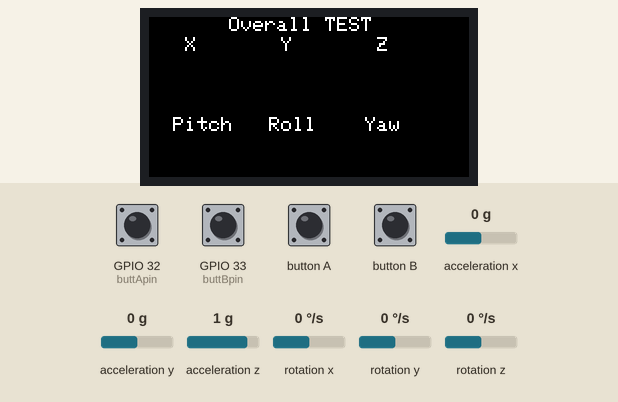
A sketch run on a simulated ESP32. Parts: 160×80 colour display. The test bench sets the inputs (shaded band); at power-on: acceleration x 0 g, acceleration y 0 g, acceleration z 1 g, GPIO 32 (buttApin) LOW, GPIO 33 (buttBpin) LOW, rotation x 0 °/s, rotation y 0 °/s, rotation z 0 °/s. What the sketch prints to the serial monitor is not drawn.

Above: at 1.3 s.
1.4 s: button A pressed for 0.15 s
At 1.7 s:
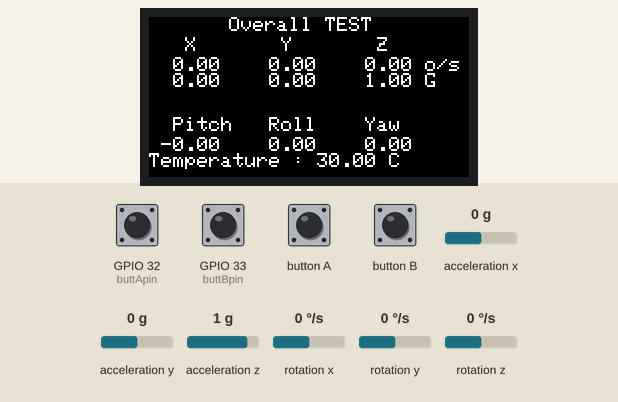
3.0 s: acceleration x set to -1.4 g
At 4.1 s:
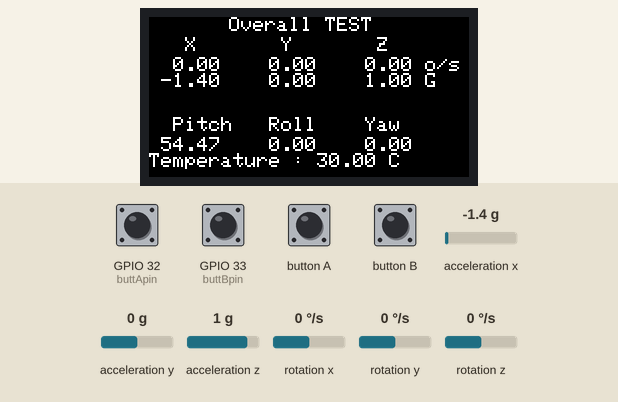
4.5 s: acceleration y set to -1.4 g
At 5.5 s:
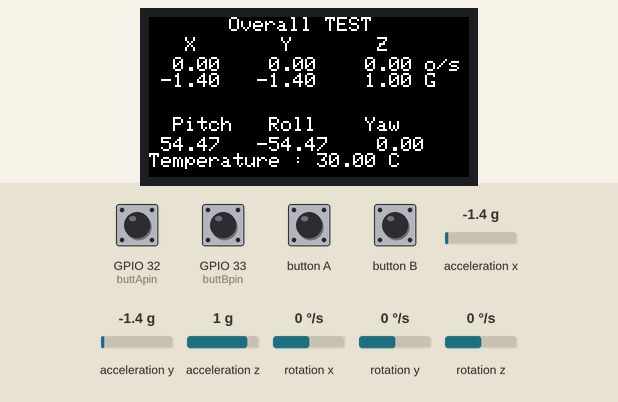
6.0 s: acceleration x set to 0 g
At 7.2 s:
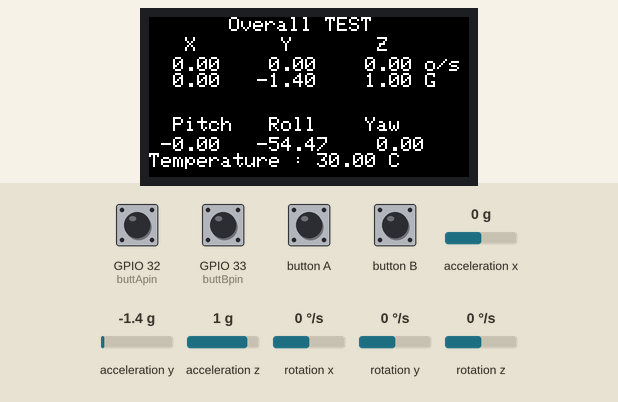
7.5 s: acceleration z set to -1.4 g
At 8.0 s:
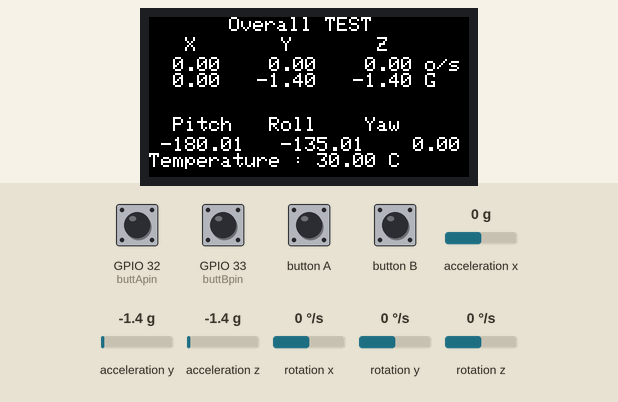
Timing chart, 0 to 10.5 s (numbered marks = the images above; inputs shaded):
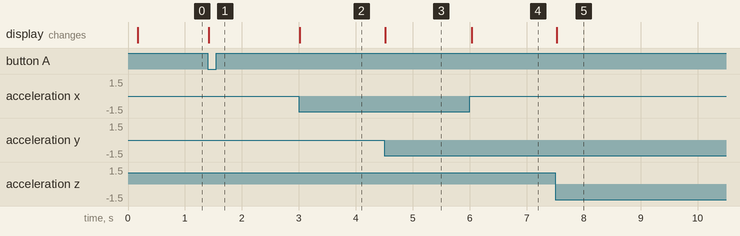

The sketch:

ibutt_translator.ino
```cpp
#include <M5StickC.h>
// #include <Keyboard.h>
// #include <hidkeyboard.h>
// #include <TinyUSB_Mouse_and_Keyboard.h>
using namespace std;
// using namespace esptinyusb;
// USBkeyboard Keyboard;

float accX = 0.0F;
float accY = 0.0F;
float accZ = 0.0F;

float gyroX = 0.0F;
float gyroY = 0.0F;
float gyroZ = 0.0F;

float pitch = 0.0F;
float roll = 0.0F;
float yaw = 0.0F;

static const uint8_t buttBpin = 33;
static const uint8_t buttApin = 32;
int prog_pause = 1;

string rolling = "Flat";
string pitching = "Flat";
string Astr = "No press";
string Bstr = "No press";

void keywrites(){
  if (rolling == "left"){
    // Keyboard.press(KEY_LEFT_ARROW);

  }
  else if (rolling == "right"){
    // Keyboard.press(KEY_RIGHT_ARROW);
  }
  else {}

  if (pitching == "front"){
    // Keyboard.press(KEY_UP_ARROW);
  }
  else if (pitching == "back"){
    // Keyboard.press(KEY_BACK_ARROW);
  }
  else {}

  // Other buttons
  if (Astr=="pressed"){
    // Keyboard.press(KEY_LEFT_SHIFT);
  }

  if (Bstr=="pressed") {
  // Keyboard.press(KEY_LEFT_CTRL)
  }
}

void butt_pause(){
  if(prog_pause == 1){
    prog_pause = 0;
  }
  else{
    prog_pause = 1;
  }
}

void setup() {
  M5.begin();
  pinMode(buttBpin, INPUT);
  pinMode(buttApin, INPUT);
  M5.Lcd.fillScreen(BLACK);
  M5.Axp.ScreenBreath(15);
  M5.update();
  M5.IMU.Init();
  M5.Lcd.setRotation(1);
  M5.Lcd.setCursor(40, 0);
  M5.Lcd.println("Overall TEST");
  M5.Lcd.setCursor(0, 10);
  M5.Lcd.println("   X       Y       Z");
  M5.Lcd.setCursor(0, 50);
  M5.Lcd.println("  Pitch   Roll    Yaw");
  Serial.begin(115200);
  // Keyboard.begin();
  // Keyboard.init();
  // Keyboard.begin(3);

}

void loop() {
  while(prog_pause == 1){
    if(digitalRead(M5_BUTTON_HOME) == 0){
      butt_pause();
    }
  }
  rolling = "Flat";
  pitching = "Flat";
  float temp = 0;

  M5.IMU.getGyroData(&gyroX, &gyroY, &gyroZ);
  M5.IMU.getAccelData(&accX, &accY, &accZ);
  M5.IMU.getAhrsData(&pitch, &roll, &yaw);
  M5.IMU.getTempData(&temp);

  int buttApress;
  int buttBpress;
  buttApress = !digitalRead(buttApin);
  buttBpress = !digitalRead(buttBpin);
  Astr = "No press";
  Bstr = "No press";

  if (buttApress == 1) {
    Astr = "Pressed";
  }
  else {
    Astr = "No press";
  }

  if (buttBpress == 1) {
    Bstr = "Pressed";
  }
  else {
    Bstr = "No press";
  }

  M5.Lcd.setCursor(0, 20);
  M5.Lcd.printf("%6.2f  %6.2f  %6.2f o/s\n", gyroX, gyroY, gyroZ);
  M5.Lcd.printf(" %5.2f   %5.2f   %5.2f G\n\n\n\n", accX, accY, accZ);
  M5.Lcd.printf(" %5.2f   %5.2f   %5.2f\n", pitch, roll, yaw);
  M5.Lcd.printf("Temperature : %.2f C", temp);

  // Serial.printf("%6.2f  %6.2f  %6.2f o/s\n", gyroX, gyroY, gyroZ);
  // Serial.printf(" %5.2f   %5.2f   %5.2f G\n\n\n\n", accX, accY, accZ);
  // Serial.printf(" %5.2f   %5.2f   %5.2f\n", pitch, roll, yaw);
  // Serial.printf("Temperature : %.2f C", temp);

  // Right and left tilts with roll
  if (roll > 15.0){
    rolling = "right";
  }
  else if (roll < -15.0) {
    rolling = "left";
  }
  else {
    rolling = "flat";
  }

  // Front and back tilts with pitch
  if (pitch > 15.0){
    pitching = "front";
  }
  else if (pitch < -15.0) {
    pitching = "back";
  }
  else {
    pitching = "flat";
  }

  // string serprint = "Roll: " + rolling + "\t" + "Pitch: " + pitching + "\t" + "Rbutt: " + Astr + "\t" + "Bbutt: " + Bstr + "\t";
  // Serial.println(serprint);
  Serial.printf("Roll: %s\tPitch: %s\tRbutt: %s\tBbutt: %s \n", rolling.c_str(), pitching.c_str(), Astr.c_str(), Bstr.c_str());

  // keywrites();

  delay(10);

}
```

Measured:
- after the input at 1.4 s, the display: changes at once (image 1)
- after the input at 3.0 s, the display: changes at once (image 2)
- after the input at 4.5 s, the display: changes at once (image 3)
- after the input at 6.0 s, the display: changes at once (image 4)
- after the input at 7.5 s, the display: changes at once (image 5)
